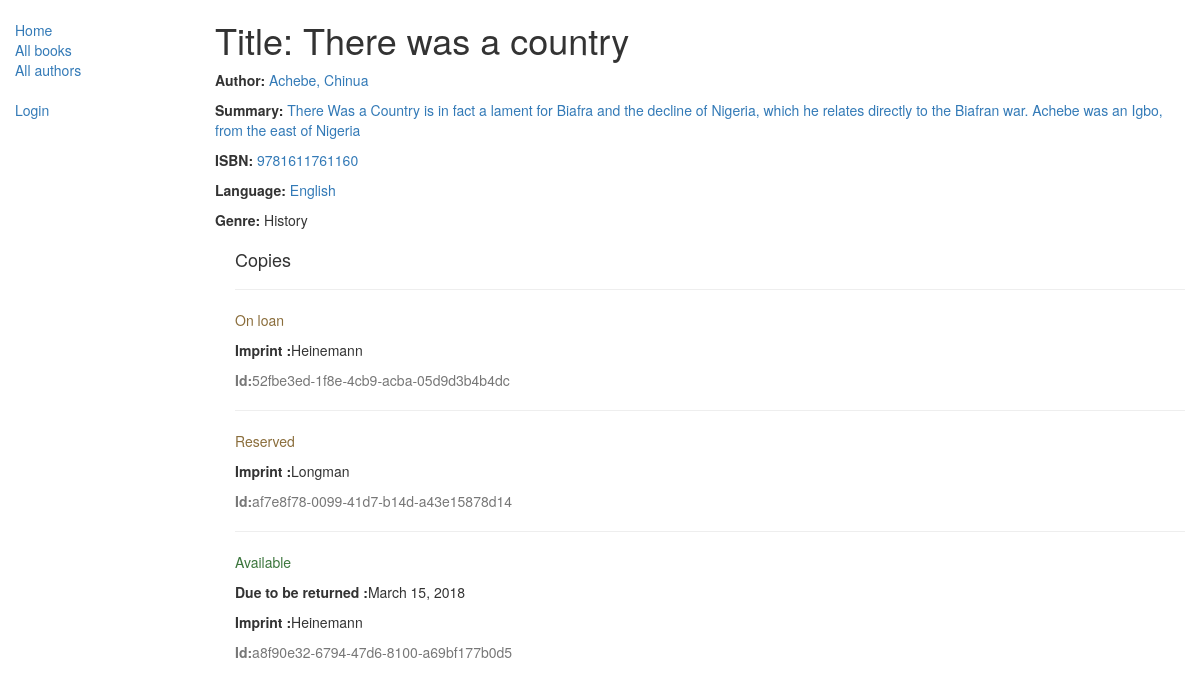
The app's page /catalog/books/2 with its own data.
### catalog/models.py (models this page shows, shortened)
class Book(models.Model):
    title = models.CharField(max_length=200)
    author = models.ForeignKey('Author', on_delete=models.SET_NULL, null=True)
    summary = models.TextField(max_length=1000, help_text='Enter a brief description of the book')
    isbn = models.CharField('ISBN',max_length=13, help_text='13 Character <a href="https://www.isbn-international.org/content/what-isbn">ISBN number</a>')
    genre = models.ManyToManyField(Genre, help_text='Select a genre for this book')
    language = models.ForeignKey('Language', on_delete=models.SET_NULL, null=True)
    def display_genre(self):
        """
        Creates a string for the Genre. This is required to display genre in Admin.
        """
        return ', '.join([ genre.name for genre in self.genre.all()[:3] ])
    display_genre.short_description = 'Genre'

class Author(models.Model):
    first_name = models.CharField(max_length=100)
    last_name = models.CharField(max_length=100)
    date_of_birth = models.DateField(null=True, blank=True)
    date_of_death = models.DateField('Died', null=True, blank=True)
    class Meta:
        ordering = ["last_name","first_name"]
    def __str__(self):
        return '{0}, {1}'.format(self.last_name,self.first_name)

class Language(models.Model):
    name = models.CharField(max_length=200, help_text="Enter a the book's natural language (e.g. English, French, Japanese etc.)")
    def __str__(self):
        return self.name

class Genre(models.Model):
    name = models.CharField(max_length=200, help_text="Enter a book genre (e.g. Science Fiction, French Poetry etc.)")
    def __str__(self):
        return self.name

class BookInstance(models.Model):
    id = models.UUIDField(primary_key=True, default=uuid.uuid4, help_text="Unique ID for this particular book across whole library")
    book = models.ForeignKey('Book', on_delete=models.SET_NULL, null=True)
    imprint = models.CharField(max_length=200)
    due_back = models.DateField(null=True, blank=True)
    borrower = models.ForeignKey(User, on_delete=models.SET_NULL, null=True, blank=True)
    LOAN_STATUS = (
        ('m', 'Maintenance'),
        ('o', 'On loan'),
        ('a', 'Available'),
        ('r', 'Reserved'),
    )
    status = models.CharField(max_length=1, choices=LOAN_STATUS, blank=True, default='m', help_text='Book availability')
    class Meta:
        ordering = ["due_back"]
        permissions = (("can_mark_returned", "Set book as returned"),)

### catalog/views.py (the view)
# urls.py: path('books/<int:pk>', views.book_detail_view, name = 'book-detail'),
def book_detail_view(request , pk):
    book_id = Book.objects.get(pk = pk)
    return render(
        request,
        'catalog/book_detail.html',
        context ={'book': book_id}
    )

### catalog/templates/catalog/book_detail.html
{% extends "catalog/base_generic.html" %}
{% block content %}
    <h1>Title: {{book.title}}</h1>
    <p><strong>Author: </strong><a href = ""> {{book.author}}</a></p>
    <p><strong>Summary: </strong><a href = ""> {{book.summary}}</a></p>
    <p><strong>ISBN: </strong><a href = ""> {{book.isbn}}</a></p>
    <p><strong>Language: </strong><a href = "{% url 'author-detail' book.author.pk %}"> {{book.language}}</a></p>
    <p><strong>Genre: </strong>{% for genre in book.genre.all %} {{genre}}{% if not forloop.last %}, {%endif %} {% endfor %}</p>
    <div  style ="margin-left: 20px; margin-top:20px;" >
        <h4>Copies</h4>
        {% for copy in book.bookinstance_set.all %}
            <hr>
            <p class = "{% if copy.status == 'a' %}text-success{% elif copy.status == 'm' %}text-danger{% else %}text-warning{% endif %}">{{ copy.get_status_display }}</p>
            {% if copy.status == 'a' %}
                <p><strong>Due to be returned :</strong>{{copy.due_back}}</p>
            {% endif %}
            <p><strong>Imprint :</strong>{{copy.imprint}}</p>
            <p class = "text-muted"><strong>Id:</strong>{{copy.id}}</p>
        {% endfor %}
    </div>
{% endblock %}

### records on screen
Book: title "There was a country", author "Achebe, Chinua", summary "There Was a Country is in fact a lament for Biafra and the decline of Nigeria, which he relates directly to the Biafran war. Achebe was an Igbo, from the east of Nigeria", isbn "9781611761160", language "English"
Genre: name "History"
BookInstance: status "On loan", imprint "Heinemann", id "52fbe3ed-1f8e-4cb9-acba-05d9d3b4b4dc"
BookInstance: status "Reserved", imprint "Longman", id "af7e8f78-0099-41d7-b14d-a43e15878d14"
BookInstance: status "Available", due_back "March 15, 2018", imprint "Heinemann", id "a8f90e32-6794-47d6-8100-a69bf177b0d5"
